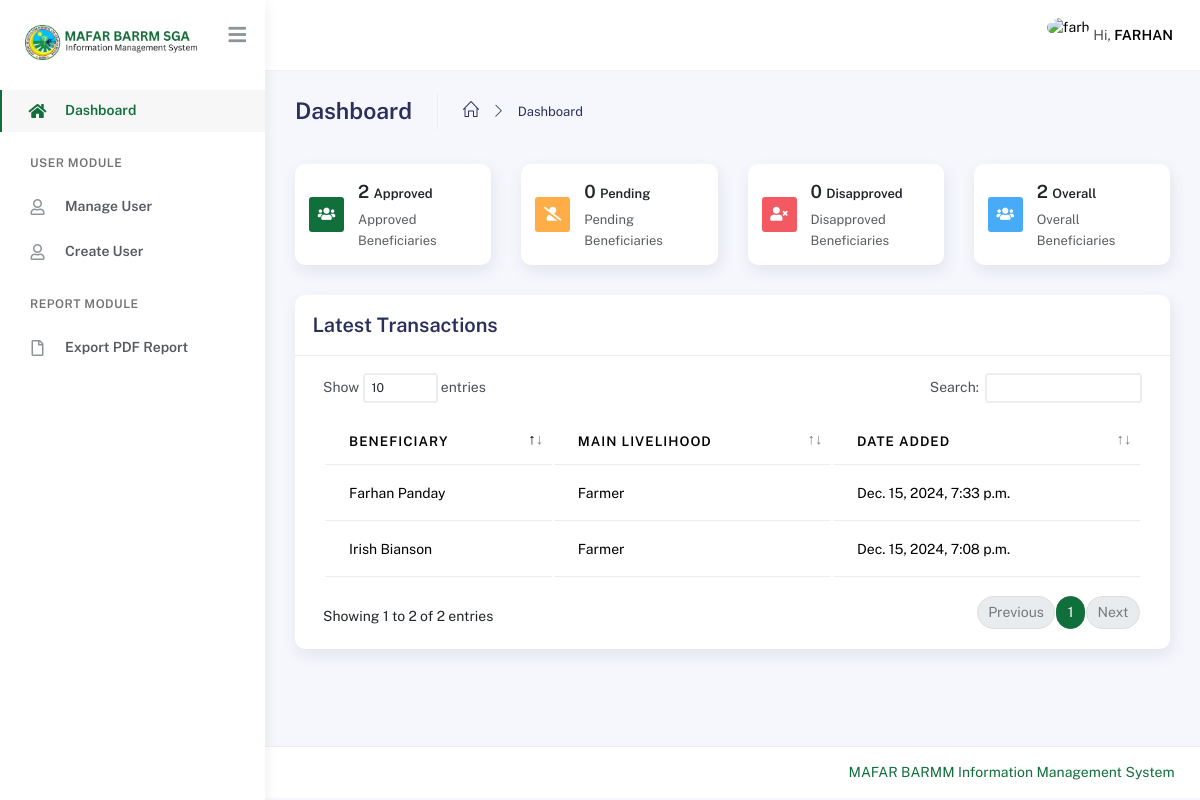
The page /mafar/dashboard/ (signed in) on the database its author committed.
### main/models.py (models this page shows, shortened)
class FarmProfile(models.Model):
    MAIN_LIVELIHOOD = (
        ("Farmer", "Farmer"),
        ("Farm Worker", "Farm Worker"),
        ("Agri Youth", "Agri Youth"),
    )
    FARMER = (
        ("Rice", "Rice"),
        ("Corn", "Corn"),
        ("Other Crops", "Other Crops"),
        ("Livestock", "Livestock"),
        ("Poultry", "Poultry"),
    )
    FARM_WORKER = (
        ("Land Preparation", "Land Preparation"),
        ("Planting", "Planting"),
        ("Cultivation", "Cultivation"),
        ("Harvesting", "Harvesting"),
        ("Others", "Others"),
    )
    AGRIYOUTH_WORKER = (
        ("1", "Part of a farming household"),
        ("2", "Attending/attended formal agri-fishery related course"),
        ("3", "Attending/attended non-formal agri-fishery related course"),
        ("4", "Participated in any agricultural activity/program."),
        ("5", "Others"),
    )
    related_to = models.ForeignKey(PersonalInformation, on_delete=models.CASCADE)
    main_livelihood = models.CharField(max_length=255, choices=MAIN_LIVELIHOOD)
    activity_farmer = models.CharField(
        max_length=50, choices=FARMER, null=True, blank=True
    )
    specific_farming_activity = models.CharField(max_length=50, null=True, blank=True)
    activity_farmworker = models.CharField(
        max_length=50, choices=FARM_WORKER, null=True, blank=True
    )
    specific_farmworker_activity = models.CharField(
        max_length=50, null=True, blank=True
    )
    activity_agriyouth = models.CharField(
        max_length=50, choices=AGRIYOUTH_WORKER, null=True, blank=True
    )
    specific_agriyouth_activity = models.CharField(max_length=50, null=True, blank=True)
    status = models.CharField(
        max_length=100,
        default="Pending",
        null=True,
        blank=True,
        choices=(
            ("Pending", "Pending"),
            ("Approved", "Approved"),
            ("Disapproved", "Disapproved"),
        ),
    )
    date_added = models.DateTimeField(auto_now_add=True)
    class Meta:
        verbose_name = "Farm Profile"
        verbose_name_plural = "Farm Profiles"

class PersonalInformation(models.Model):
    EXTENSIONS = (
        ("None", "None"),
        ("Sr.", "Sr."),
        ("Jr.", "Jr."),
    )
    GENDER = (("Male", "Male"), ("Female", "Female"))
    HIGHEST_EDUCATION = (
        ("Pre-school", "Pre-school"),
        ("Elementary", "Elementary"),
        ("High School", "High School"),
        ("Junior High School", "Junior High School"),
        ("Senior High School", "Senior High School"),
        ("College", "College"),
        ("Vocational", "Vocational"),
        ("Post-graduate", "Post-graduate"),
        ("None", "None"),
    )
    RELIGION = (
        ("Christianity", "Christianity"),
        ("Islam", "Islam"),
        ("Others", "Others"),
    )
    CIVIL_STATUS = (
        ("Single", "Single"),
        ("Married", "Married"),
        ("Widowed", "Widowed"),
        ("Separated", "Separated"),
    )
    RELATIONSHIP = (
        ("Mother", "Mother"),
        ("Father", "Father"),
    )
    firstname = models.CharField(
        max_length=255, help_text="Beneficiary first name", db_index=True
    )
    middlename = models.CharField(
        max_length=255, help_text="Beneficiary middle name", db_index=True
    )
    lastname = models.CharField(
        max_length=255, help_text="Beneficiary last name", db_index=True
    )
    extension = models.CharField(
        max_length=255,
        help_text="Extension",
        choices=EXTENSIONS,
        db_index=True,
        null=True,
        blank=True,
    )
    gender = models.CharField(max_length=255, help_text="Gender", choices=GENDER)
    purok = models.CharField(max_length=255, help_text="Purok")
    municipality = models.ForeignKey(
        Municpality, on_delete=models.CASCADE, help_text="Municipality"
    )
    barangay = models.ForeignKey(
        Barangay, on_delete=models.CASCADE, help_text="Barangay"
    )
    street = models.CharField(max_length=255, help_text="Street")
    province = models.CharField(max_length=255, help_text="Province")
    region = models.CharField(max_length=255, help_text="Region")
    mobile_number = models.CharField(max_length=11, help_text="Mobile Number")
    landline_number = models.CharField(
        max_length=255, help_text="Landline Number", blank=True, null=True
    )
    dob = models.CharField(max_length=255, help_text="Date of Birth")
    pob = models.CharField(max_length=255, help_text="Place of Birth")
    provice_place_of_birth = models.CharField(
        max_length=255, help_text="Provice Place Of Birth"
    )
    country = models.CharField(max_length=255)
    education = models.CharField(
        max_length=255, help_text="Highest Formal Education", choices=HIGHEST_EDUCATION
    )
    is_pwd = models.BooleanField(default=False, help_text="Person with disability")
    is_fourps = models.BooleanField(default=False, help_text="4P's Beneficiary")
    is_member_in_ip = models.BooleanField(
        default=False, help_text="Member of an Indigenous Group"
    )
    is_household_head = models.BooleanField(default=False, help_text="Household head")
    is_with_government_id = models.BooleanField(
        default=False, help_text="Government ID"
    )
    is_member_in_any_cooperative = models.BooleanField(
        default=False, help_text="Member in any cooperative"
    )
    member_in_ip_specific = models.CharField(
        max_length=255, help_text="Specific Indigenous Group", null=True, blank=True
    )
    religion = models.CharField(
        max_length=255, choices=RELIGION, help_text="Region you belong"
    )
    civil_status = models.CharField(
        max_length=255, choices=CIVIL_STATUS, help_text="Civil status"
    )
    name_of_spouse_if_married = models.CharField(
        max_length=255, null=True, blank=True, help_text="Name of spouse if married"
    )
    mother_maiden_name = models.CharField(
        max_length=255, help_text="Mother maiden name"
    )
    name_of_household_head = models.CharField(
        max_length=255, help_text="Name of Household", blank=True, null=True
    )
    relationship = models.CharField(
        max_length=255,
        choices=RELATIONSHIP,
        null=True,
        blank=True,
        help_text="Relationship",
    )
    number_of_living_household = models.IntegerField(
        default=0, null=True, blank=True, help_text="No. of living in your household"
    )
    number_of_male = models.IntegerField(
        default=0, null=True, blank=True, help_text="No. of male in your household"
    )
    number_of_female = models.IntegerField(
        default=0, null=True, blank=True, help_text="No. of female in your household"
    )
    type_of_id = models.CharField(
        max_length=255, null=True, blank=True, help_text="What type of ID you have?"
    )
    id_number = models.CharField(
        max_length=255, null=True, blank=True, help_text="Enter your ID number"
    )
    specify_cooperative = models.CharField(
        max_length=255,
        null=True,
        blank=True,
        help_text="Specify what cooperative you are member with",
    )
    person_to_notify = models.CharField(max_length=255)
    contact_number = models.CharField(max_length=255)
    date_added = models.DateTimeField(auto_now_add=True)
    def get_full_name(self):
        return f"{self.firstname} {self.lastname}"
    class Meta:
        verbose_name = "Personal Information"
        verbose_name_plural = "Personal Informations"

### main/views.py (the view)
class DashboardView(MustBeLoggedIn, View):
    template_name = 'dashboard.html'
    context = {}
    def get(self, request):
        self.context['pending_count'] = FarmProfile.objects.filter(status="Pending").count()
        self.context['approved_count'] = FarmProfile.objects.filter(status="Approved").count()
        self.context['disapproved_count'] = FarmProfile.objects.filter(status="Disapproved").count()
        self.context['total_beneficiaries'] = FarmProfile.objects.count()
        self.context['items'] = FarmProfile.objects.all().order_by('-date_added')[:10]
        return render(request, self.template_name, self.context)

### main/templates/dashboard.html (shortened to what this page needs)
{% extends './includes/base.html' %}
{% block content %}
<div class="page-inner">
    <div class="page-header">
        <h3 class="fw-bold mb-3">Dashboard</h3>
        <ul class="breadcrumbs mb-3">
            <li class="nav-home">
                <a href="#">
                    <i class="icon-home"></i>
                </a>
            </li>
            <li class="separator">
                <i class="icon-arrow-right"></i>
            </li>
            <li class="nav-item">
                <a href="#">Dashboard</a>
            </li>
        </ul>
    </div>
    <div class="row">
        <div class="col-sm-6 col-lg-3">
            <div class="card p-3">
                <div class="d-flex align-items-center">
                    <span class="stamp stamp-md bg-secondary me-3">
                        <i class="fas fa-users"></i>
                    </span>
                    <div>
                        <h5 class="mb-1">
                            <b>
                                <a href="#">{{ approved_count }}
                                    <small>Approved</small>
                                </a>
                            </b>
                        </h5>
                        <small class="text-muted">Approved Beneficiaries</small>
                    </div>
                </div>
            </div>
        </div>
        <div class="col-sm-6 col-lg-3">
            <div class="card p-3">
                <div class="d-flex align-items-center">
                    <span class="stamp stamp-md bg-warning me-3">
                        <i class="fas fa-user-slash"></i>
                    </span>
                    <div>
                        <h5 class="mb-1">
                            <b>
                                <a href="#">{{ pending_count }}
                                    <small>Pending</small>
                                </a>
                            </b>
                        </h5>
                        <small class="text-muted">Pending Beneficiaries</small>
                    </div>
                </div>
            </div>
        </div>
        <div class="col-sm-6 col-lg-3">
            <div class="card p-3">
                <div class="d-flex align-items-center">
                    <span class="stamp stamp-md bg-danger me-3">
                        <i class="fas fa-user-times"></i>
                    </span>
                    <div>
                        <h5 class="mb-1">
                            <b>
                                <a href="#">{{ disapproved_count }}
                                    <small>Disapproved</small>
                                </a>
                            </b>
                        </h5>
                        <small class="text-muted">Disapproved Beneficiaries</small>
                    </div>
                </div>
            </div>
        </div>
        <div class="col-sm-6 col-lg-3">
            <div class="card p-3">
                <div class="d-flex align-items-center">
                    <span class="stamp stamp-md bg-info me-3">
                        <i class="fas fa-users"></i>
                    </span>
                    <div>
                        <h5 class="mb-1">
                            <b>
                                <a href="#">{{ total_beneficiaries }}
                                    <small>Overall</small>
                                </a>
                            </b>
                        </h5>
                        <small class="text-muted">Overall Beneficiaries</small>
                    </div>
                </div>
            </div>
        </div>
    </div>
    <div class="row">
        <div class="col-md-12">
            <div class="card card-round">
                <div class="card-header">
                    <div class="card-head-row">
                        <div class="card-title">Latest Transactions</div>
                    </div>
                </div>
                <div class="card-body">
                    <div class="table-responsive">
                        <table class="table" id="datatable">
                            <thead>
                                <tr>
                                    <th>Beneficiary</th>
                                    <th>Main Livelihood</th>
                                    <th>Date Added</th>
                                </tr>
                            </thead>
                            <tbody>
                                {% for item in items %}
                                <tr>
                                    <td>{{ item.related_to.get_full_name }}</td>
                                    <td>{{ item.main_livelihood }}</td>
                                    <td>{{ item.date_added }}</td>
                                </tr>
                                {% endfor %}
                            </tbody>
                        </table>
                    </div>
                </div>
            </div>
        </div>
    </div>
</div>
{% endblock %}

### main/templates/includes/navbar.html (shortened to what this page needs)
{% load static %}
<nav class="navbar navbar-header navbar-header-transparent navbar-expand-lg border-bottom">
    <div class="container-fluid">
        <ul class="navbar-nav topbar-nav ms-md-auto align-items-center">
            <li class="nav-item topbar-user dropdown hidden-caret">
                <a
                    class="dropdown-toggle profile-pic"
                    data-bs-toggle="dropdown"
                    href="#"
                    aria-expanded="false"
                >
                    <div class="avatar-sm">
                        <img src="{% static 'assets/img/mafar-logo.png' %}" alt="{{ request.user.username }}" class="avatar-img rounded-circle">
                    </div>
                    <span class="profile-username">
                        <span class="op-7">Hi,</span>
                        <span class="fw-bold" style="text-transform: uppercase;">{{ request.user.username }}</span>
                    </span>
                </a>
            </li>
        </ul>
    </div>
</nav>

### rows shown on the page
FarmProfile: related_to.get_full_name "Farhan Panday", main_livelihood "Farmer", date_added "Dec. 15, 2024, 7:33 p.m."
FarmProfile: related_to.get_full_name "Irish Bianson", main_livelihood "Farmer", date_added "Dec. 15, 2024, 7:08 p.m."

### other values the page prints
{{ request.user.username }} "FARHAN"
{{ approved_count }} "2"
{{ pending_count }} "0"
{{ disapproved_count }} "0"
{{ total_beneficiaries }} "2"
